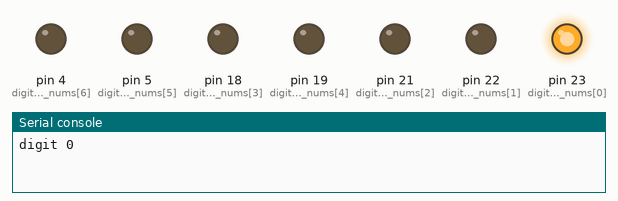
This program was run on a simulated MicroPython board. On the bench: output pins drawn as LEDs (lit = HIGH), the last lines printed to the serial console.

Above: at 0.5 s.
At 2.5 s:
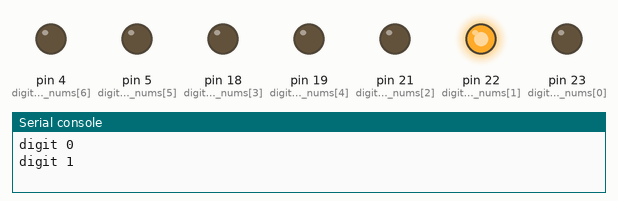
At 4.5 s:
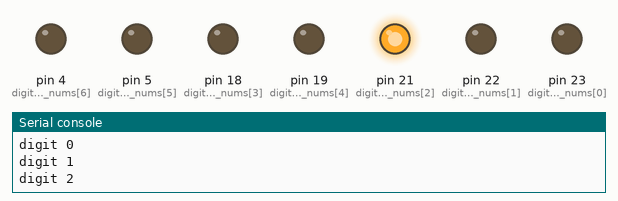
At 8.5 s:
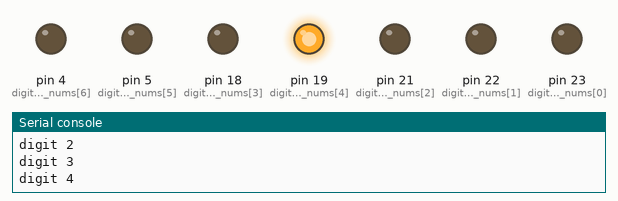
At 12.5 s:
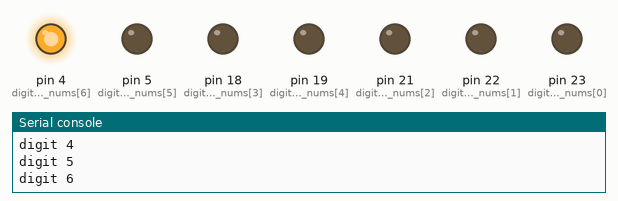
At 17.5 s:
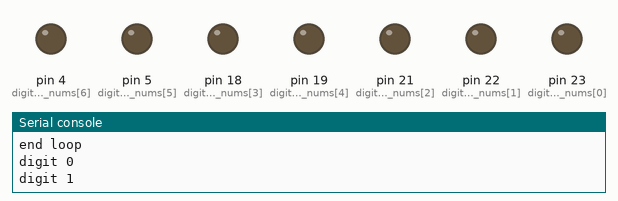
Timing chart, 0 to 18.2 s (numbered marks = the images above):
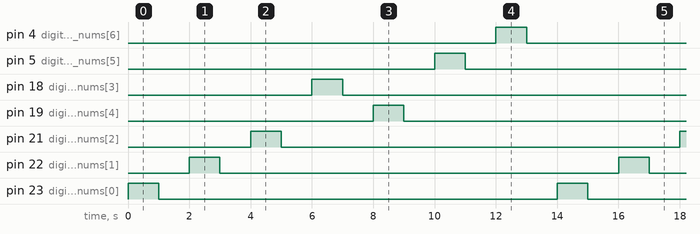

Measured:
- by itself, pin 4 (digit_pin_nums[6]), pin 5 (digit_pin_nums[5]), pin 18 (digit_pin_nums[3]), pin 19 (digit_pin_nums[4]), pin 21 (digit_pin_nums[2]), pin 22 (digit_pin_nums[1]), pin 23 (digit_pin_nums[0]): alternates HIGH for 1.0 s and LOW for 13.0 s
- by itself, everything shown: repeats every 14.0 s, in 14 steps

The program:

main3.py
```python
# 测试数码管的各管脚是否连通

from machine import Pin, PWM
import time

digit_pin_nums = [23, 22, 21, 18, 19, 5, 4]

digit_pins = []

def main():
    global digit_pins

    for pin_num in digit_pin_nums:
        pin = Pin(pin_num, Pin.OUT)
        pin.value(0)
        digit_pins.append(pin)

    while True:
        for i in range(len(digit_pins)):
            print("digit", i)
            digit_pins[i].value(1)
            time.sleep_ms(1000)
            digit_pins[i].value(0)
            time.sleep_ms(1000)
        print("end loop")

if __name__ == '__main__':
    main()
```
